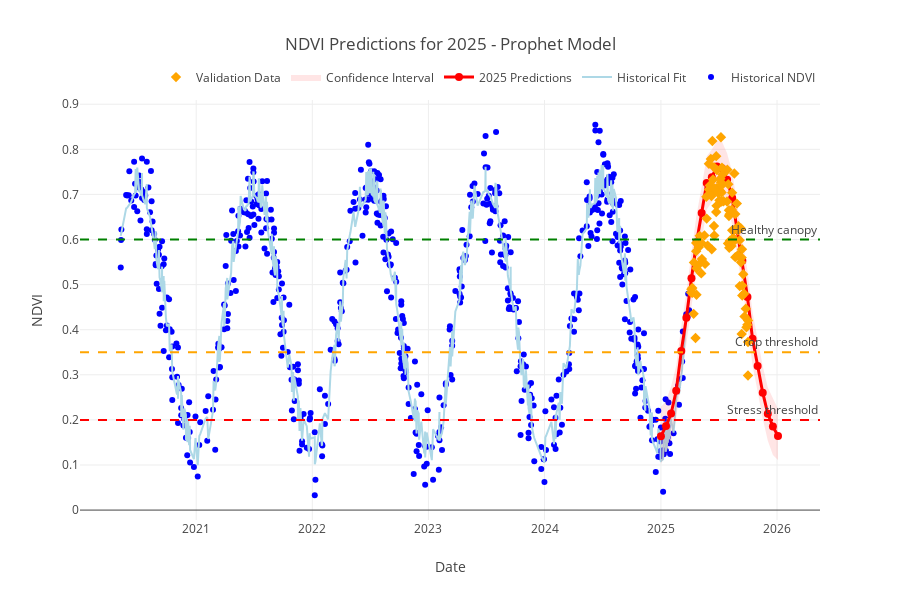
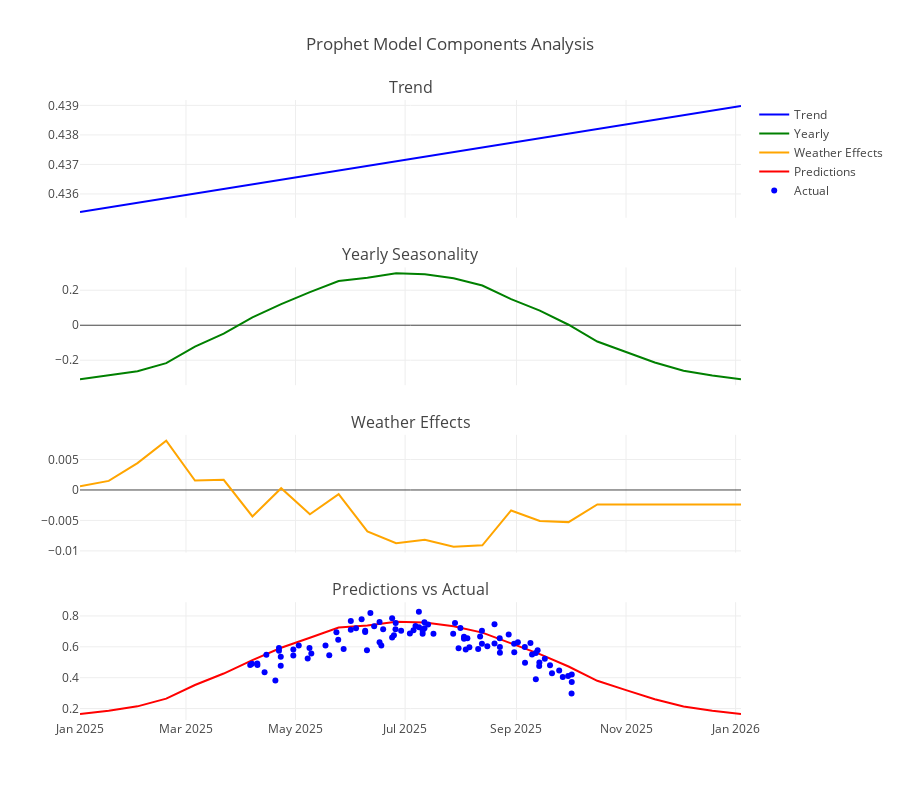
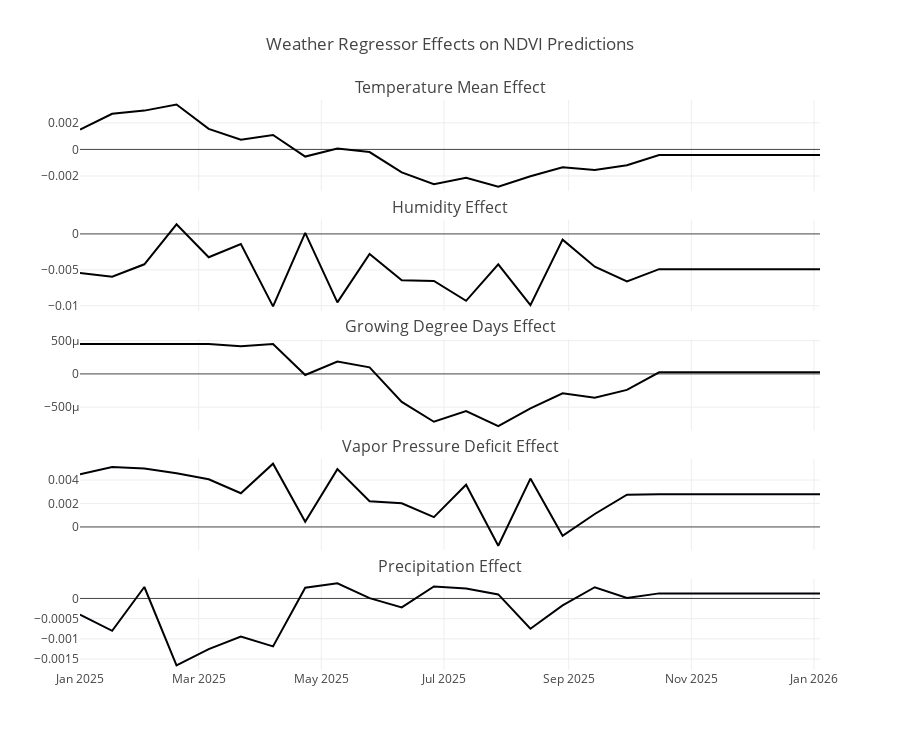
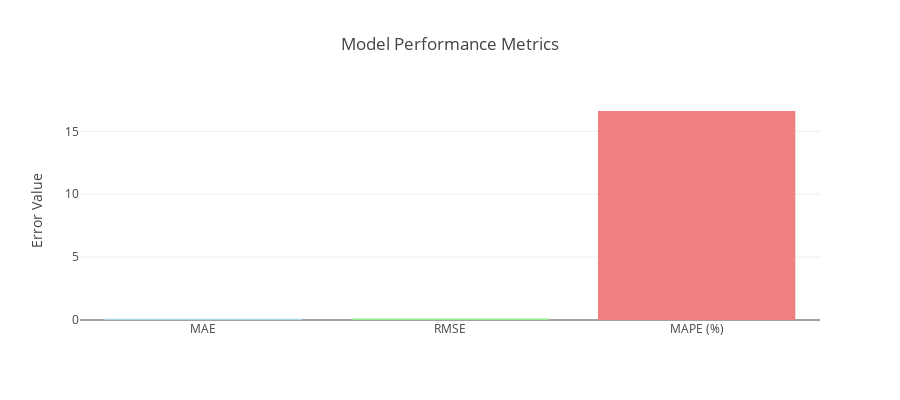

The notebook cell saved with these charts, in order:
### Markdown cell above
## Visualize Predictions and Components

Create comprehensive visualizations of the model predictions, components, and validation results.

### Code cell
if model is not None and forecast is not None:
    print("📊 Creating visualizations...")
    
    # 1. Main prediction plot with Plotly
    fig_main = go.Figure()
    
    # Historical data
    fig_main.add_trace(go.Scatter(
        x=train_df['ds'],
        y=train_df['y'],
        mode='markers',
        name='Historical NDVI',
        marker=dict(color='blue', size=6),
        hovertemplate='Date: %{x}<br>NDVI: %{y:.3f}<extra></extra>'
    ))
    
    # Historical predictions
    if historical_forecast is not None:
        fig_main.add_trace(go.Scatter(
            x=historical_forecast['ds'],
            y=historical_forecast['yhat'],
            mode='lines',
            name='Historical Fit',
            line=dict(color='lightblue', width=2),
            hovertemplate='Date: %{x}<br>Predicted: %{y:.3f}<extra></extra>'
        ))
    
    # Future predictions
    fig_main.add_trace(go.Scatter(
        x=forecast['ds'],
        y=forecast['yhat'],
        mode='lines+markers',
        name=f'{CURRENT_YEAR} Predictions',
        line=dict(color='red', width=3),
        marker=dict(size=8),
        hovertemplate='Date: %{x}<br>Predicted NDVI: %{y:.3f}<extra></extra>'
    ))
    
    # Confidence intervals
    fig_main.add_trace(go.Scatter(
        x=forecast['ds'],
        y=forecast['yhat_upper'],
        mode='lines',
        line=dict(width=0),
        showlegend=False,
        hoverinfo='skip'
    ))
    
    fig_main.add_trace(go.Scatter(
        x=forecast['ds'],
        y=forecast['yhat_lower'],
        mode='lines',
        fill='tonexty',
        fillcolor='rgba(255,0,0,0.1)',
        line=dict(width=0),
        name='Confidence Interval',
        hovertemplate='Date: %{x}<br>CI: %{y:.3f}<extra></extra>'
    ))
    
    # Validation data if available
    if not val_df.empty:
        fig_main.add_trace(go.Scatter(
            x=val_df['ds'],
            y=val_df['y'],
            mode='markers',
            name='Validation Data',
            marker=dict(color='orange', size=8, symbol='diamond'),
            hovertemplate='Date: %{x}<br>Actual: %{y:.3f}<extra></extra>'
        ))
    
    fig_main.update_layout(
        title=f'NDVI Predictions for {CURRENT_YEAR} - Prophet Model',
        xaxis_title='Date',
        yaxis_title='NDVI',
        height=600,
        hovermode='x unified',
        legend=dict(orientation='h', yanchor='bottom', y=1.02, xanchor='right', x=1)
    )
    
    # Add NDVI interpretation lines
    fig_main.add_hline(y=0.2, line_dash="dash", line_color="red", 
                      annotation_text="Stress threshold")
    fig_main.add_hline(y=0.35, line_dash="dash", line_color="orange", 
                      annotation_text="Crop threshold")
    fig_main.add_hline(y=0.6, line_dash="dash", line_color="green", 
                      annotation_text="Healthy canopy")
    
    fig_main.show()
    
    # 2. Seasonal decomposition plot
    print("📊 Creating component analysis...")
    
    if len(forecast) > 0:
        fig_components = make_subplots(
            rows=4, cols=1,
            subplot_titles=['Trend', 'Yearly Seasonality', 'Weather Effects', 'Predictions vs Actual'],
            vertical_spacing=0.08,
            shared_xaxes=True
        )
        
        # Trend
        if 'trend' in forecast.columns:
            fig_components.add_trace(
                go.Scatter(x=forecast['ds'], y=forecast['trend'], 
                          name='Trend', line=dict(color='blue')),
                row=1, col=1
            )
        
        # Seasonality
        if 'yearly' in forecast.columns:
            fig_components.add_trace(
                go.Scatter(x=forecast['ds'], y=forecast['yearly'], 
                          name='Yearly', line=dict(color='green')),
                row=2, col=1
            )
        
        # Weather effects (sum of regressor contributions)
        weather_effect = np.zeros(len(forecast))
        for regressor in available_regressors:
            if regressor in forecast.columns:
                weather_effect += forecast[regressor].values
        
        fig_components.add_trace(
            go.Scatter(x=forecast['ds'], y=weather_effect, 
                      name='Weather Effects', line=dict(color='orange')),
            row=3, col=1
        )
        
        # Predictions vs actual (if validation data available)
        fig_components.add_trace(
            go.Scatter(x=forecast['ds'], y=forecast['yhat'], 
                      name='Predictions', line=dict(color='red')),
            row=4, col=1
        )
        
        if not val_df.empty and len(val_forecast) > 0:
            fig_components.add_trace(
                go.Scatter(x=val_df['ds'], y=val_df['y'], 
                          mode='markers', name='Actual', marker=dict(color='blue')),
                row=4, col=1
            )
        
        fig_components.update_layout(
            height=800,
            title_text="Prophet Model Components Analysis",
            showlegend=True
        )
        
        fig_components.show()
    
    # 3. Weather regressor effects
    if len(available_regressors) > 0:
        print("📊 Creating weather effects visualization...")
        
        fig_weather = make_subplots(
            rows=len(available_regressors), cols=1,
            subplot_titles=[f'{reg.replace("_", " ").title()} Effect' for reg in available_regressors],
            vertical_spacing=0.05,
            shared_xaxes=True
        )
        
        for i, regressor in enumerate(available_regressors):
            if regressor in forecast.columns:
                fig_weather.add_trace(
                    go.Scatter(
                        x=forecast['ds'], 
                        y=forecast[regressor], 
                        name=regressor.replace('_', ' ').title(),
                        line=dict(width=2)
                    ),
                    row=i+1, col=1
                )
        
        fig_weather.update_layout(
            height=150*len(available_regressors),
            title_text="Weather Regressor Effects on NDVI Predictions",
            showlegend=False
        )
        
        fig_weather.show()
    
    # 4. Model performance visualization (if validation data available)
    if evaluation_results is not None:
        print("📊 Creating performance metrics visualization...")
        
        # Create a simple bar chart of metrics
        metrics_fig = go.Figure(data=[
            go.Bar(
                x=['MAE', 'RMSE', 'MAPE (%)'],
                y=[evaluation_results['mae'], evaluation_results['rmse'], evaluation_results['mape']],
                marker_color=['lightblue', 'lightgreen', 'lightcoral']
            )
        ])
        
        metrics_fig.update_layout(
            title='Model Performance Metrics',
            yaxis_title='Error Value',
            height=400
        )
        
        metrics_fig.show()
    
    print("✅ All visualizations created successfully!")
    
else:
    print("❌ Cannot create visualizations - no model or predictions available")
